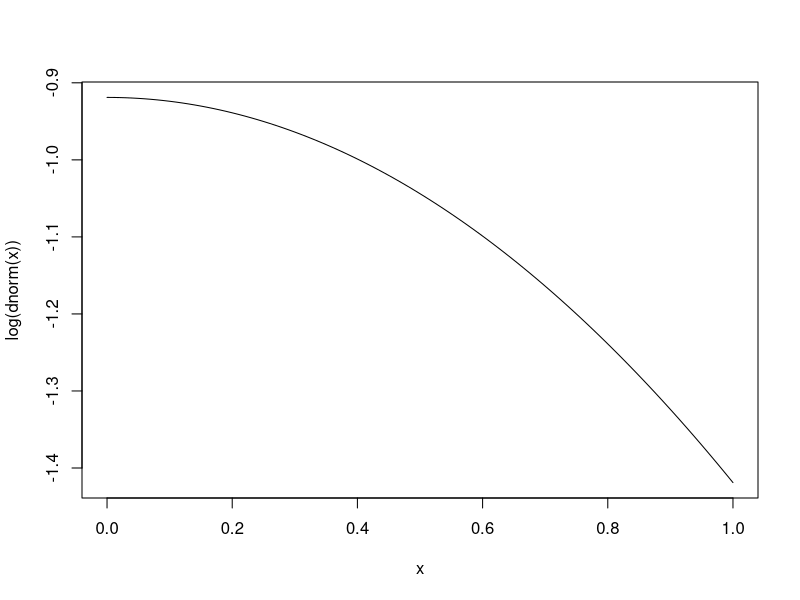
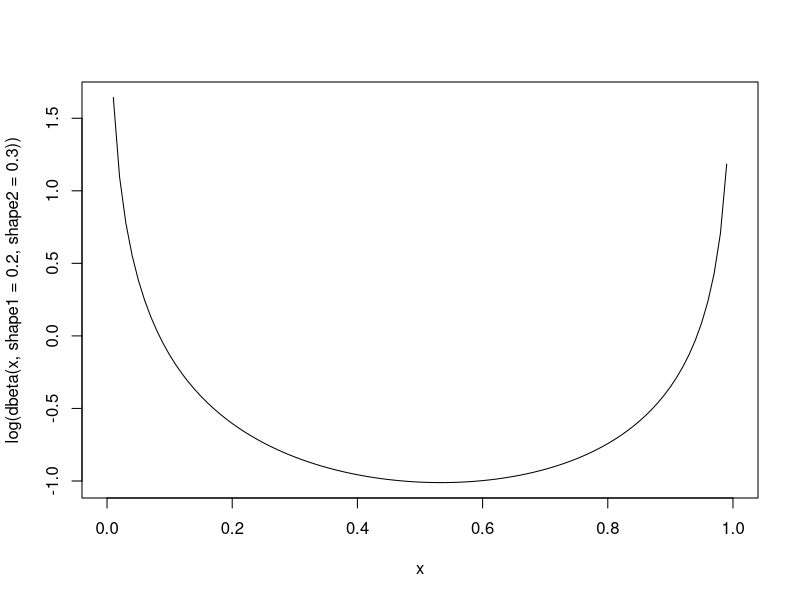
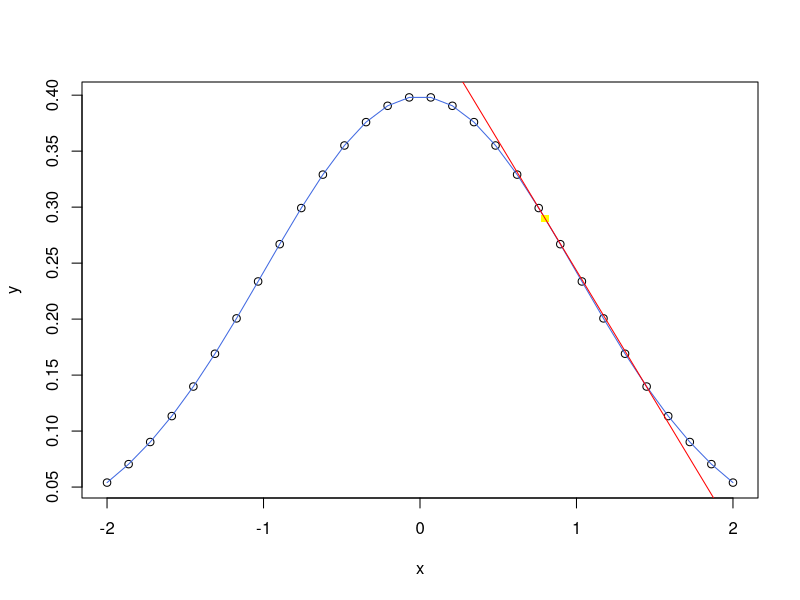
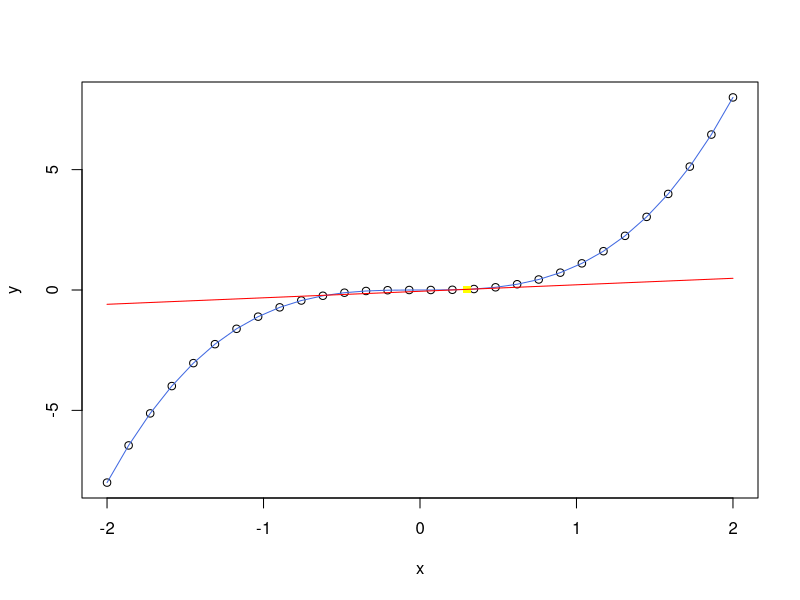
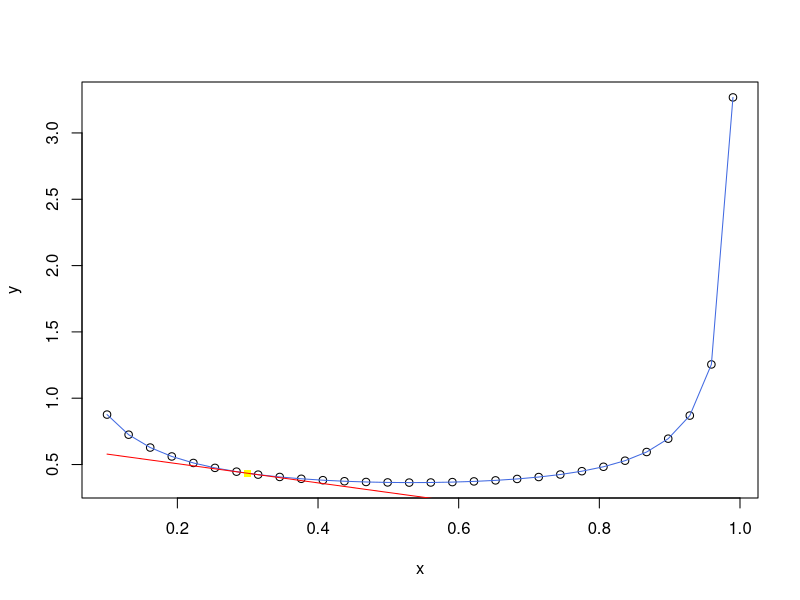
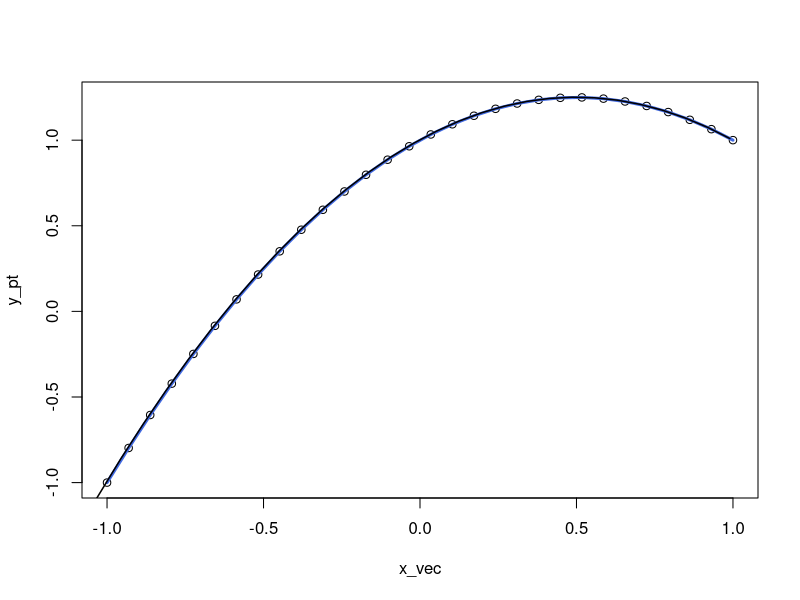
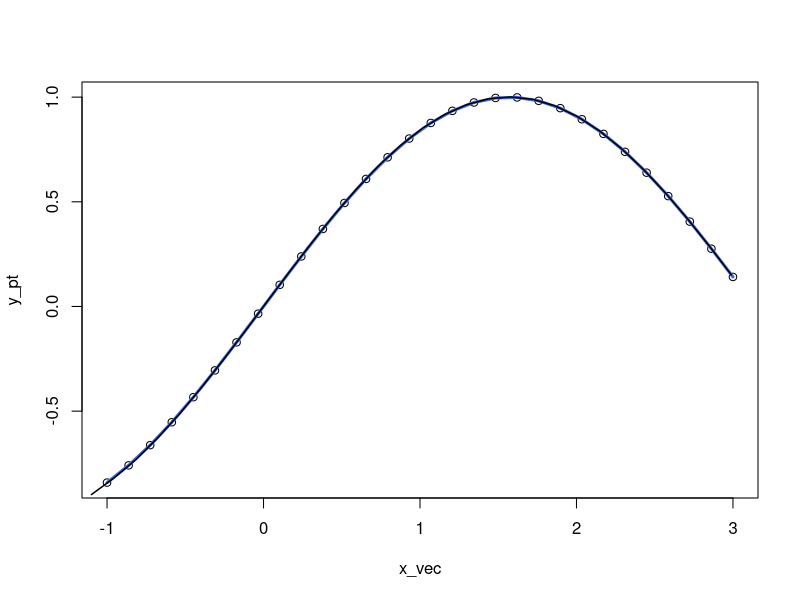
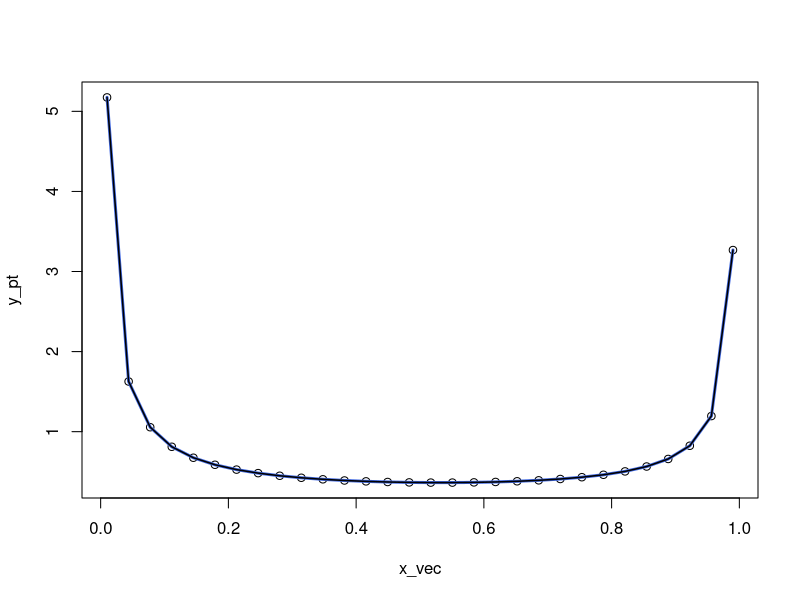

Source code (R) for these figures, in order: (Note: this script raises an error after producing the figures.)
# Commands/Functions that might be useful

library(tidyverse)

#-----------------------------------------------------------
# Experiment
  # to input density commands such as dnorm() as an input
experiment <- function(f,x){
  y <- function(x) f(x)
  y(x) # now y is f whatever f is
}

#Checking
experiment(dnorm, 0)
dnorm(0)
experiment(dnorm, 0) == dnorm(0)  #TRUE

ex <- experiment( function(x) dbeta(x, shape1 = 0.2, shape2 = 0.3), 0.4)
dbeta(0.4, shape1 = 0.2, shape2 = 0.3)
ex == dbeta(0.4, shape1 = 0.2, shape2 = 0.3)  #TRUE

#-----------------------------------------------------------
# uniform distribution
  runif(2)

#-----------------------------------------------------------
# Integrating
  #integrate(f, lower, upper)
  integrate(dnorm, -1.96, 1.96) # approx 0.95
  integrate(dnorm, -Inf, Inf) # approx 1

  # just get the value with $value
  integrate(dnorm, -Inf, Inf)$value  #1
  
#-----------------------------------------------------------  
# Creating g(x) = cf(x)
  # c is the normalizing constant
  g_func <- function(input_func, left_b, right_b, x){
  # docstring:
      # input_func is the underlying density function
      # left_b and right_b are lower and upper bound, respectively
      # x is where you want to evaluate
      # after calculating the normalizing constant c  
      # this function simply creates g as described in the paper
    
    c <- integrate(input_func, left_b, right_b)$value #normalizing constant
    g <- c * input_func(x)
    return(g)
  }

# Checking
  integrate(dnorm, -1.96, 1.96)$value*dnorm(2) #0.05129165
  g_func(dnorm, -1.96, 1.96, 2)                #0.05129165

#-----------------------------------------------------------
# Finding derivative EXPRESSION
deriv(~x^2, "x")                       # .grad[, "x"] gives the expression for derivative
D(expression(x^2), "x")                # just outputs the derivative expression
D(expression(dnorm(x)), "x")           # first derivative for normal density
D(D(expression(dnorm(x)), "x") , "x")  # second derivative for normal density
D(D(expression(x^2), "x") , "x")       # second derivative, 2, which is correct

# for evaluating
x <- 2
eval(D(expression(dnorm(x)), "x"))


one_two_prime <- function(func_x, var, order){
  # docstring
      # this function tries to find the expression for 
      # first derivative or second derivative
  # func_x is the expression that we want to find the derivative of
      # eg expression(func_x), expression(x^2)
  # var will be a string input specifying the variable that we are taking 
  # derivative of
  # order will be either 1 or 2
      # 1 if first derivative
      # 2 if second derivative
  
  if (order < 1 || order > 2) stop("order has to be 1 or 2")
  if (order == 1) D( func_x, var )
  else D( D( func_x, var ), var )
}

# Checking
#one_two_prime( expression(dnorm(x)), "x", 0)  # error bc order = 0
one_two_prime( expression(dnorm(x)), "x", 1)  # correct expression
one_two_prime( expression(dnorm(x)), "x", 2)  # correct expression
#one_two_prime( expression(dnorm(x)), "x", 3)  # error bc order = 3

one_two_prime( expression(x), "x", 1)         # correct: 1
one_two_prime( expression(x^2), "x", 2)       # correct: 2

#-----------------------------------------------------------
# To EVALUATE the differentiated expressions
x <- 3
one_two_prime( expression(dnorm(x)), "x", 2 ) %>% 
  eval()                         #0.03545479
-(dnorm(3) - 3 * (3 * dnorm(3))) #0.03545479 same as above

# doesn't have to be x and x can be a vector
ha <- c(4, 5, 6)
one_two_prime( expression(dnorm(ha)), "ha", 2 ) %>% eval()


eval_prime <- function(func_x, eval_pts){
  #docstring
    # this function evaluates original function as well as its derivative
    # at specified locations
    # func_x is the function
    # eval_pts is where we want to evaluate
    # first element corresponds to original function
    # second element corresponds to the second function
  
  fprime <- D(func_x, "x") # expression for first derivative
  x <- eval_pts            # points where I want to evaluate
  fprime_eval <- fprime %>% eval() # evaluating first derivative
  f_eval <- func_x %>% eval()      # evaluating original function
  return(list(f_eval, fprime_eval))
}


#Checking
#check with normal distribution
check <- eval_prime(expression(dnorm(x)), c(1,5))
check[[1]]    #2.419707e-01 1.486720e-06     # original function
dnorm(c(1,5)) #2.419707e-01 1.486720e-06

# first derivatives evaluations
  # first derivative expression: -(x * dnorm(x))
check[[2]]                          #-2.419707e-01 -7.433598e-06 
c(-(1 * dnorm(1)), -(5 * dnorm(5))) #-2.419707e-01 -7.433598e-06


#-----------------------------------------------------------
# Log-Concavity Check function
  # by numerically computing the second derivative of the function
  # https://en.wikipedia.org/wiki/Second_derivative <- under Limit section

# Expressions 
rlang::get_expr(body(dnorm))
rlang::get_expr(body(dbeta))

# log wrapper
logfunc <- function(func_x){
  # docstring
    # simply 'log's the function that you want
    # func_x is the function that you want to 'log'
  log_func <- function(x) {}
  old_f <- rlang::get_expr(body(func_x))
  body(log_func) <- rlang::get_expr(quo(log(!!old_f)))
  return(log_func)
}
# Checking
logfunc(function(x) dnorm(x))
beta_dis <- logfunc(function(x) dbeta(x, shape1 = 0.5, shape2 = 0.5))
beta_dis

# Function that numerically calculates 2nd derivative value
numeric_sec_deri <- function(f, x){
  # docstring
    # some functions are hard to derive the second derivative
    # so this calculates second derivative value numerically
    # f is the underlying function
    # x is where we want to evaluate
    # below we are taking limit as h goes to 0
  h <- .Machine$double.eps^(1/4)
  numerator <- f(x+h) - 2*f(x) + f(x-h)
  denominator <- h^2
  val <- numerator / denominator
  return(val)
}
# Checking
numeric_sec_deri(dnorm, x = 2)                           # 0.1619729
numeric_sec_deri(function(x) dnorm(x), x = 2)            # 0.1619729
x <- 2
one_two_prime( expression(dnorm(x)), "x", 2 ) %>% eval() #0.1619729 same as above
numeric_sec_deri(function(x) dnorm(x), x = 1:3) # x can be a vector

# Can find the second derivative 
# even with functions that involve MORE than ONE argument: 
# dbeta() has shape1 and shape2 arguments that need to be provided
numeric_sec_deri(function(x) dbeta(x, shape1 = 0.5, shape2 = 0.5), c(0.2, 0.3))


# Log Concavity checker <- this is the main one
logconcav_check <- function(func, x){
  # docstring
    # This function finds out numerical value of the second derivative
    # at x of the func 
    # if all of the numerical values are negative, then this function
    # tells us that the func is log concavie. vice versa
  result <- numeric_sec_deri(f=logfunc(func), x = x)
  if (max(result) < 0) {     # if max is less than zero, then all are
    #cat("The Input Function is Log-Concave")    
    return(TRUE)
  } else {                   # case one or more second derivative evaluation is positive
    #cat("The Input Function is NOT Log-Concave.")
    return(FALSE)
  }
  #return(result)
}




#Checking
    # log concave case
    logconcav_check(function(x) dnorm(x), c(-3:18))
    curve(log(dnorm(x)))   # graph looks concave
    # NOT log concave case
    logconcav_check(function(x) dbeta(x, shape1 = 0.2, shape2 = 0.3), c(0.1, 0.2))
    curve(log(dbeta(x, shape1 = 0.2, shape2 = 0.3) )) # definitely not concave
#-----------------------------------------------------------

#Tangent Line from Smoothing Spline Fit
tang_line <- function(x, func_x, x1){
  # docstring:
      # x is the domain we are considering
      # func_x is function of x, ie, y
      # x1 is where we want tangent point to be
      # this function draws a tangent line at x1
  
  y <- function(x) func_x(x) 
  y <- y(x)
  func <- plot(x, y)             # first plot
  spl <- smooth.spline(y~x)      # create spline
  lines(spl, col = "royalblue" ) # draw spline on the plot
  
  x_new <- x1                    # tangent point
  
  y_val <- predict(spl, 
                   x = x_new,    # gives you y-val at x_new 
                   deriv = 0)  
  
  slope <- predict(spl, 
                   x = x_new,    # gives you slope at x_new
                   deriv = 1)    # notice deriv = 1 to get slope
  
  y_int <- y_val$y - (slope$y * x_new) # calculate y intercept of tangent line
  
  x_int <- - y_int / slope$y
  
  # identify on the plot where the tangent point is
  points(y_val, col="yellow", pch=15)
  
  # Draw the tangent line
  lines(x, y_int + slope$y * x, col="red")
  
  return(list(func,        # plot
              y_int,       # y-intercept
              x_int))      # x-intecept
}

#Checking
x <- seq(-2, 2, length.out = 30)
tang_line(x, function(x) dnorm(x), 0.8)
tang_line(x, function(x) x^3, 0.3)

# works with beta distribution 
x <- seq(0.1, 0.99, length.out = 30)
tang_line(x, function(x) dbeta(x, shape1 = 0.2, shape2 = 0.3), 0.3)

#-----------------------------------------------------------
# Segment Joiner
# input should be 
    # function
    # tangent points
    # endpoints of each tangent segments

segment <- function(f, x_vec, end_point){
  # docstring
    # f is the underlying function
    # x_vector contains the tangent points
    # end_point is the endpoints of each tangent line
      # end_point corresponds to Z_j
    # this function connects each tangent line
  
  y <- function(x) f(x)                 # y becomes the underlying function
  y_pt <- y(x_vec)                      # y-coordinates for the x_vec
  func <- plot(x_vec, y_pt)             # first plot the graph
  spl <- smooth.spline(y_pt ~ x_vec)    # create spline
  lines(spl, col = "royalblue", lwd = 3, pch = 3 )   # draw spline on the plot
  
  #calculate slope at each x_vec's element
  slope <- predict(spl, 
                   x = x_vec,    # gives you slope at x_vec
                   deriv = 1) %>% .$y # $y contains the slope elements
  
  # end point calculator
  segment_ender <- function(e){
    # goes through each element of x_vec and calculates y-coordinate of each segment
    
    end <- numeric(length(slope))
    for (i in 1:length(slope)){ #y = slope*(x - x_0) + y_0  <- using simple line equation
      end[i] <- slope[i]*(e[i]-x_vec[i]) + y(x_vec[i]) 
    }
    return(end)
  }
  e <- segment_ender(e=end_point)
  
  # Draw the tangent lines
  lines(end_point,   # end-points of each tangent segment
        e,           # corresponding y coordinates
        lwd = 1.5)
}

# Checking
# with random polynomial
segment(function(x) -x^2+x+1, 
        seq(-1, 1, length.out = 30), 
        end_point = seq(-1.1, 0.99, length.out = 30))
# with sin(x)
segment(function(x) sin(x), 
        seq(-1, 3, length.out = 30), 
        end_point = seq(-1.1, 2.99, length.out = 30))

# with beta distribution
segment(function(x) dbeta(x, shape1 = 0.2, shape2 = 0.3), 
        seq(0.01, 0.99, length.out = 30), 
        end_point = seq(0.01, 0.99, length.out = 30))

#-----------------------------------------------------------
# Function for Z_j
#assume h and hprime are given; they are functions

Z_j <- function(h , hprime, x){
  # docstring
  # Tries to locate z_j's which are points where upper tangent segments
  # intersect with each other
  n <- length(x)
  k <- n - 1
  z <- numeric(n)
  for (i in 1:k){
    numerator <- h(x[i+1]) - h(x[i]) - x[i+1] * hprime(x[i+1]) + x[i] * hprime(x[i])
    denominator <- hprime(x[i]) - hprime(x[i+1])
    z[i] <- numerator/denominator
  }
  return(z)
}

# Checking
Z_j(dnorm, dnorm, c(1,2,3,4,5)) #-0.2872169  0.9105745  1.9688623  2.9887662  0.0000000
Z_j(function(x) dnorm(x), function(x) -(x * dnorm(x)), c(1,2,3,4,5))


# Vectorized way 

Z_j <- function(h , hprime, x){
  # docstring
      # Tries to locate z_j's which are points where upper tangent segments
      # intersect with each other
      # h (=ln(g(x))) is the original function and hprime is the first derivative of h
      # x are the sampled points
  
  h_e <- h(x)                # evaluate original function at x
  h_e_1 <- h_e[-1]           # discard first element 
  
  hprime_e <- hprime(x)      # evaluate first derivative function at x
  hprime_e_1 <- hprime_e[-1] # discard first element 
  
  x_1 <- x[-1]               # discard first element 
  
  n <- length(x)
  z <- numeric(n)            # where result will be stored
  
  numerator <- h_e_1 - h_e - x_1 * hprime_e_1 + x * hprime_e
  denominator <- hprime_e - hprime_e_1
  
  z <- numerator/denominator # formula for z
  return(z)
}

Z_j(dnorm, function(x) -(x * dnorm(x)), c(1,2,3,4,5)) # -0.2872169  0.9105745  1.9688623  2.9887662  0.9999174
#Same answer as the FIRST non-vectorized Z_j except for the last element


check <- eval_prime(expression(dnorm(x)), c(1,5))
#-----------------------------------------------------------
# Function for U_k

U_k <- function(h, hprime, x_vec, x_0){
  # docstring
      # h is the original underlying function
      # hprime is the first derivative of h
      # x_vec contains sampled x
      # x_0 is where we want to evaluate U_k
  h_e <- h(x_vec)
  hprime_e <- hprime(x_vec) 
  h_e + (x_0 - x_vec) * hprime_e
}
# Checking
U_k(dnorm, function(x) -(x * dnorm(x)), c(1,2,3,4,5), 3)

#-----------------------------------------------------------
# Function for S_k

#-----------------------------------------------------------
# Function for l_k
l_k <- function(h, x_vec, x_0){
  # docstring
      # h is the original underlying function
      # x_vec contains the sampled x
      # x_0 is where we want to evaluate l_k
  
  x_vec_1 <- x_vec[-1]
  
  h_e <- h(x_vec)
  h_e_1 <- h(x_vec_1)
  
  num <- (x_vec_1 - x_0) * h_e + (x_0 - x_vec) * h_e_1
  den <- x_vec_1 - x_vec
  
  l <- num / den
  return(l)
}
# Checking 
l_k(dnorm, 1:4, 3)


#-----------------------------------------------------------
# CDF function
cdf <- function(func_x, x){
  # docstring 
    # find the area under func_x and to the left of x
    # func_x is what we are integrating
  f <- function(x) func_x(x)
  v <- integrate(f, -Inf, x)$value
  return(v)
}
cdf(function(x) dnorm(x), 0)



#-----------------------------------------------------------
# Initializing Step

is.infinite(Inf)  # TRUE
is.infinite(-Inf) # TRUE
is.finite(-Inf)   # FALSE

numeric_first_d <- function(f, x){
  # docstring
    # this function numerically calculates first derivative
    # f is the underlying function
    # x is where we want to evaluate
    # below we are taking limit as h goes to 0
  h <- .Machine$double.eps^(1/4)
  numerator <- f(x+h) - f(x)
  denominator <- h
  val <- numerator / denominator
  return(val)
}
#Checking
numeric_first_d(function(x) dnorm(x), 1) # -0.2419707
eval_prime(expression(dnorm(x)), 1)[2]   # -0.2419707  # same as above
numeric_first_d(function(x) dnorm(x), -100) # 0, because graph is essentially flat

#-----------------------------------------------------------

# First x_1 & x_k

uniroot(function(x) x-2, lower=-3, upper=5)
uniroot(function(x) x-2, lower=-3, upper=.Machine$integer.max)
h <- .Machine$double.eps
uniroot(function(x) -(x * dnorm(x)), lower=-6, upper=.Machine$integer.max)

library(pracma)
h <- function(x) {log(g_func(f,x))}
dh <- function(x) {fderiv(h, x, 1)} 
fderiv(function(x) dnorm(x), c(1,2,3))

starting_x <- function(f, min, max){
  require(pracma)
  
  if (is.finite(min) ==TRUE && is.finite(max) == TRUE) {
      range <- max-min
      h <- .Machine$double.eps^0.25
      fd <- function(x)  (f(x+h) - f(x)) / h
      #fd <- function(x) {fderiv(h, x, 1)}
      root <- uniroot(fd, lower = min, upper = max)$root
      return(c(root + range/10, root - range/10))
  
    } else if (is.finite(min) ==TRUE && is.infinite(max) ==TRUE) {
      max <- .Machine$integer.max
      h <- .Machine$double.eps^0.25
      fd <- function(x)  (f(x+h) - f(x)) / h
      root <- uniroot(fd, lower = min, upper = max)$root
      range <- (root - min)
      return(c(root + range/10, root - range/10) )
  
    } else if (is.infinite(min) && is.finite(max)) {
      min <- -.Machine$integer.max
      h <- .Machine$double.eps^0.25
      fd <- function(x)  (f(x+h) - f(x)) / h
      root <- uniroot(fd, lower = min, upper = max)$root
      range <- (max - root)
      return(c(root + range/10, root - range/10) )
  
    } else {
      min <- -.Machine$integer.max
      max <- .Machine$integer.max
      h <- .Machine$double.eps^0.25
      fd <- function(x)  (f(x+h) - f(x)) / h
      root <- uniroot(fd, lower = min, upper = max)$root
      return(c(root + 10, root - 10) )
  }
}

starting_x(function(x) dnorm(x), -1, 1)
starting_x(function(x) (x-1)^2, -1, 2)
starting_x(function(x) dnorm(x, 2), -1, 4)
starting_x(function(x) dnorm(x, 2), -1, Inf)
starting_x(function(x) dnorm(x, 2), -Inf, Inf)



dnorm(2)

curve(dbeta(x, shape1 = 0.2, shape2 = 0.4))


#############################################
optimize(function(x) -(x-2)^2, c(-3,5), maximum = TRUE)$maximum
integrate(function(x) 0.2, 0,5)
quantile(c(0.4,1), 0.2) %>% as.vector()
optimize(function(x) dnorm(x), c(-2, 105), maximum = T)
optimize(function(x) dnorm(x), c(-115, 105), maximum = T)


starting_x1 <- function(func_x, min_x, max_x){
  # First case
  if (is.finite(min_x) && is.finite(max_x)){ # case when max and min of x are given and FINITE
    opt <- optimize(function(x) func_x(x), 
                    c(min_x, max_x), 
                    maximum = TRUE)$maximum
    left <- quantile(c(min_x, opt, max_x), 0.49) %>% as.vector()
    right <- quantile(c(min_x, opt, max_x), 0.51)%>% as.vector()
    return(c(left, right))
    
    # Second case  
  } else if ( (is.infinite(min_x) == TRUE || is.na(min_x)==TRUE)  # min is missing or infinte
             && is.finite(max_x) == TRUE ) {
    min_x <- -100
    opt <- optimize(function(x) func_x(x), 
           c(min_x, max_x), 
           maximum = TRUE)$maximum
  left <- quantile(c(min_x, opt, max_x), 0.49) %>% as.vector()
  right <- quantile(c(min_x, opt, max_x), 0.51) %>% as.vector()
  return(c(left, right))
  } else if ( (is.infinite(max_x) == TRUE || is.na(max_x)==TRUE) # max is missing or infinite
              && is.finite(min_x)==TRUE ) {
    max_x <- 100
    opt <- optimize(function(x) func_x(x), 
                    c(min_x, max_x), 
                    maximum = TRUE)$maximum
    left <- quantile(c(min_x, opt, max_x), 0.49) %>% as.vector()
    right <- quantile(c(min_x, opt, max_x), 0.51) %>% as.vector()
    return(c(left, right))
  } else {
    max_x <- 100
    min_x <- -100
    opt <- optimize(function(x) func_x(x), 
                    c(min_x, max_x), 
                    maximum = TRUE)$maximum
    left <- quantile(c(min_x, opt, max_x), 0.49) %>% as.vector()
    right <- quantile(c(min_x, opt, max_x), 0.51) %>% as.vector()
    return(c(left, right))
  }
}

starting_x1(function(x) dnorm(x), -2, 3)
starting_x1(function(x) dnorm(x), -2, Inf)
starting_x1(function(x) dnorm(x,78), -2, Inf)
starting_x1(function(x) dbeta(x, shape1 = 0.3, shape2 = 0.5), 0, 1)
starting_x1(function(x) dnorm(x), -2, 89)
starting_x1(function(x) dt(x, 3), -2, 89)

quantile(c(-.Machine$integer.max, 4, .Machine$integer.max))
#############################################



starting_x <- function(func_x, min_x, max_x){
  # docstring
  # divide into 4 cases
  # 1: both min and max are given
  # 2: when max is finite but min is missing or infinite
  # 3: when min is finite but max is missing or infinite
  # 4: otherwise
  
  # func_x is the underlying function
  # min_x and max_x are min and max of f's domain
  
  
  # First case
  if (is.finite(min_x) && is.finite(max_x)){ # case when max and min of x are given and FINITE
    
    opt <- optimize(function(x) func_x(x), 
                    c(min_x, max_x), 
                    maximum = TRUE)$maximum
    left <- quantile(c(min_x, opt, max_x), 0.49)
    right <- quantile(c(min_x, opt, max_x), 0.51)
    return(c(left, right))
    
    # Second case  
  } else if ( (is.infinite(min_x) == TRUE || is.na(min_x)==TRUE)  # min is missing or infinte
              && is.finite(max_x) == TRUE ) { # max is finite
    
    if (numeric_first_d(function(x) func_x(x), -.Machine$integer.max) > 0){
      min_x <- -.Machine$integer.max # if derivative is positive then just use -.Machine$integer.max
    } else { # otherwise slowly increase min_x until it becomes positive
      min_x <- -.Machine$integer.max 
      while (numeric_first_d(function(x) func_x(x), min_x) <= 0) { 
        print(numeric_first_d(function(x) func_x(x), min_x))
        min_x <- min_x + (max_x-min_x)/2000
      }
    }
    return(c(min_x, max_x))
    
    
    # Third case
  } else if ( (is.infinite(max_x) == TRUE || is.na(max_x)==TRUE) # max is missing or infinite
              && is.finite(min_x)==TRUE ) {  # min is finite
    
    if (numeric_first_d(function(x) func_x(x), .Machine$integer.max) < 0){
      max_x <- .Machine$integer.max # if derivative is negative then just use .Machine$integer.max
    } else {  # otherwise slowly decrease max_x until it becomes negative
      max_x <- .Machine$integer.max
      while (numeric_first_d(function(x) func_x(x), max_x) >= 0) {
        print(numeric_first_d(function(x) func_x(x), max_x))
        max_x <- max_x - (max_x-min_x)/2000
      }
    }
    return(c(min_x, max_x))
    
    # Fourth case
  } else {  # both min and max are infinite or both missing
    
    if (numeric_first_d(function(x) func_x(x), -.Machine$integer.max) > 0){
      min_x <- -.Machine$integer.max
    } else {
      min_x <- -5000
      while (numeric_first_d(function(x) func_x(x), min_x) <= 0) {
        print(numeric_first_d(function(x) func_x(x), min_x))
        min_x <- min_x + 5
      }
    }
    
    if (numeric_first_d(function(x) func_x(x), .Machine$integer.max) < 0){
      max_x <- .Machine$integer.max
    } else {
      max_x <- 5000
      while (numeric_first_d(function(x) func_x(x), max_x) >= 0) {
        print(numeric_first_d(function(x) func_x(x), max_x))
        max_x <- max_x - 5
      }
    }
    return(c(min_x, max_x))  
  }
}

# Checking
starting_x(function(x) dnorm(x), min_x = 1, max_x=2)
starting_x(function(x) dnorm(x), min_x= -Inf, max_x=2)
starting_x(function(x) dnorm(x), min_x= -1, max_x=Inf)
starting_x(function(x) dnorm(x), min_x= -Inf, max_x=Inf)
starting_x(function(x) dbeta(x, shape1 = 0.3, shape2 = 0.5), min_x= 0, max_x=1)

